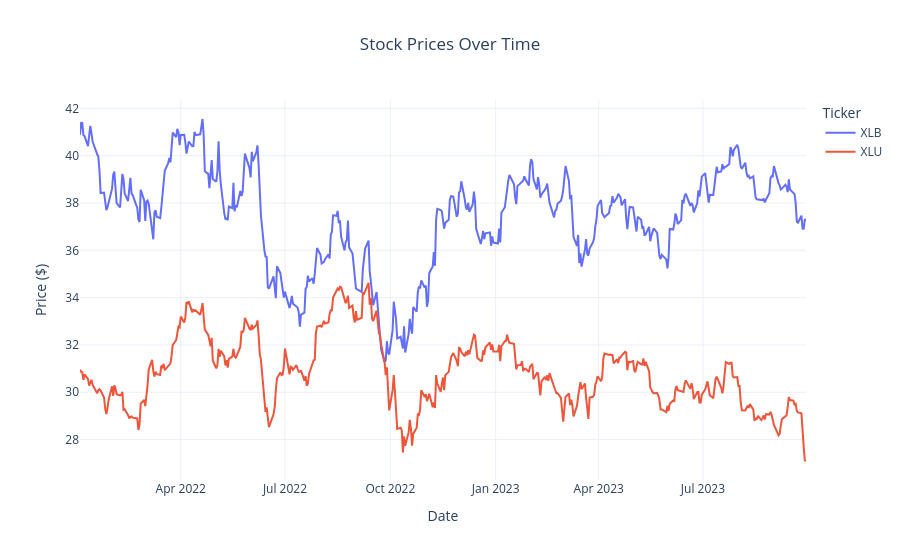

The code cell stored with this chart in its notebook:
### Code cell
stock_plots.plot_ticker_prices(df_prices[['XLB','XLU']])

### Figure 1 — Plotly figure (JSON) as saved in the notebook; plotly's stock layout.template omitted (floating-point values rounded to 4 significant figures; data arrays with more than 128 entries replaced by an {"elided": "..."} marker saying what was removed)
{"data": [{"hovertemplate": "Ticker=XLB<br>Date=%{x}<br>Price ($)=%{y}<extra></extra>", "legendgroup": "XLB", "line": {"color": "#636efa", "dash": "solid"}, "marker": {"symbol": "circle"}, "mode": "lines", "name": "XLB", "orientation": "v", "showlegend": true, "type": "scatter", "x": {"elided": "438 str values"}, "xaxis": "x", "y": {"elided": "438 float values"}, "yaxis": "y"}, {"hovertemplate": "Ticker=XLU<br>Date=%{x}<br>Price ($)=%{y}<extra></extra>", "legendgroup": "XLU", "line": {"color": "#EF553B", "dash": "solid"}, "marker": {"symbol": "circle"}, "mode": "lines", "name": "XLU", "orientation": "v", "showlegend": true, "type": "scatter", "x": {"elided": "438 str values"}, "xaxis": "x", "y": {"elided": "438 float values"}, "yaxis": "y"}], "layout": {"hovermode": "x unified", "legend": {"title": {"text": "Ticker"}, "tracegroupgap": 0}, "title": {"text": "Stock Prices Over Time", "x": 0.5}, "xaxis": {"anchor": "y", "domain": [0, 1], "title": {"text": "Date"}}, "yaxis": {"anchor": "x", "domain": [0, 1], "title": {"text": "Price ($)"}}}}
